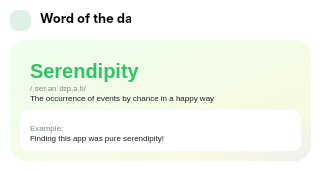
   <widget class="QFrame" name="wodd">
    <property name="geometry">
     <rect>
      <x>260</x>
      <y>180</y>
      <width>321</width>
      <height>171</height>
     </rect>
    </property>
    <property name="styleSheet">
     <string notr="true">QFrame {
    background: white;
    border-radius: 16px;
}</string>
    </property>
    <property name="frameShape">
     <enum>QFrame::StyledPanel</enum>
    </property>
    <property name="frameShadow">
     <enum>QFrame::Raised</enum>
    </property>
    <widget class="QLabel" name="label_21">
     <property name="geometry">
      <rect>
       <x>40</x>
       <y>10</y>
       <width>91</width>
       <height>16</height>
      </rect>
     </property>
     <property name="font">
      <font>
       <family>Inter</family>
       <pointsize>10</pointsize>
       <weight>75</weight>
       <bold>true</bold>
      </font>
     </property>
     <property name="text">
      <string>Word of the day!</string>
     </property>
    </widget>
    <widget class="QLabel" name="label_22">
     <property name="geometry">
      <rect>
       <x>10</x>
       <y>10</y>
       <width>21</width>
       <height>21</height>
      </rect>
     </property>
     <property name="font">
      <font>
       <pointsize>-1</pointsize>
       <weight>87</weight>
       <bold>true</bold>
      </font>
     </property>
     <property name="styleSheet">
      <string notr="true">QLabel{
    background: #dff1e6;
    color: #22c55e;
    border-radius: 8px;
    font-size: 8px;
    font-weight: 700;
    padding: 4px 10px;
}</string>
     </property>
     <property name="text">
      <string/>
     </property>
     <property name="alignment">
      <set>Qt::AlignCenter</set>
     </property>
    </widget>
    <widget class="QFrame" name="frame">
     <property name="geometry">
      <rect>
       <x>10</x>
       <y>40</y>
       <width>301</width>
       <height>121</height>
      </rect>
     </property>
     <property name="styleSheet">
      <string notr="true">QFrame{
    border-radius: 16px;
    border: 1px solid #rgb(35, 236, 68);
background:qlineargradient(spread:pad, x1:0, y1:0, x2:1, y2:1, stop:0 rgba(155, 255, 153, 42), stop:0.801136 rgba(205, 220, 57, 37), stop:1 rgba(220, 220, 220, 118))}</string>
     </property>
     <property name="frameShape">
      <enum>QFrame::StyledPanel</enum>
     </property>
     <property name="frameShadow">
      <enum>QFrame::Raised</enum>
     </property>
     <widget class="QLabel" name="label_23">
      <property name="geometry">
       <rect>
        <x>20</x>
        <y>10</y>
        <width>141</width>
        <height>41</height>
       </rect>
      </property>
      <property name="font">
       <font>
        <pointsize>-1</pointsize>
        <weight>87</weight>
        <bold>true</bold>
       </font>
      </property>
      <property name="styleSheet">
       <string notr="true">QLabel{
    background: transparent;
    color: #2fc463;
    font-size: 20px;
    font-weight: 700;
    border: none;
}</string>
      </property>
      <property name="text">
       <string>Serendipity</string>
      </property>
     </widget>
     <widget class="QLabel" name="label_phienam">
      <property name="geometry">
       <rect>
        <x>20</x>
        <y>40</y>
        <width>71</width>
        <height>16</height>
       </rect>
      </property>
      <property name="font">
       <font>
        <pointsize>-1</pointsize>
       </font>
      </property>
      <property name="styleSheet">
       <string notr="true">QLabel{
    background: transparent;
    color: #7c8a7e;
    font-size: 8px;
    border: none;
}</string>
      </property>
      <property name="text">
       <string>/ˌser.ənˈdɪp.ə.ti/</string>
      </property>
     </widget>
     <widget class="QLabel" name="label_defi">
      <property name="geometry">
       <rect>
        <x>20</x>
        <y>50</y>
        <width>261</width>
        <height>16</height>
       </rect>
      </property>
      <property name="font">
       <font>
        <pointsize>-1</pointsize>
       </font>
      </property>
      <property name="styleSheet">
       <string notr="true">QLabel{
    background: transparent;
    color: #1f1f1f;
    font-size: 8px;
    border: none;
}
</string>
      </property>
      <property name="text">
       <string>The occurrence of events by chance in a happy way</string>
      </property>
     </widget>
     <widget class="QFrame" name="frame_2">
      <property name="geometry">
       <rect>
        <x>10</x>
        <y>70</y>
        <width>281</width>
        <height>41</height>
       </rect>
      </property>
      <property name="styleSheet">
       <string notr="true">QFrame{
    background: #ffffff;
    border:none;
    border-radius: 8px;
}</string>
      </property>
      <property name="frameShape">
       <enum>QFrame::StyledPanel</enum>
      </property>
      <property name="frameShadow">
       <enum>QFrame::Raised</enum>
      </property>
      <widget class="QLabel" name="label_ex2">
       <property name="geometry">
        <rect>
         <x>10</x>
         <y>20</y>
         <width>261</width>
         <height>16</height>
        </rect>
       </property>
       <property name="font">
        <font>
         <pointsize>-1</pointsize>
        </font>
       </property>
       <property name="styleSheet">
        <string notr="true">QLabel{
    background: transparent;
    color: #1f1f1f;
    font-size: 8px;
    border: none;
}
</string>
       </property>
       <property name="text">
        <string>Finding this app was pure serendipity!</string>
       </property>
      </widget>
      <widget class="QLabel" name="label_ex">
       <property name="geometry">
        <rect>
         <x>10</x>
         <y>10</y>
         <width>71</width>
         <height>16</height>
        </rect>
       </property>
       <property name="font">
        <font>
         <pointsize>-1</pointsize>
        </font>
       </property>
       <property name="styleSheet">
        <string notr="true">QLabel{
    background: transparent;
    color: #7c8a7e;
    font-size: 8px;
    border: none;
}</string>
       </property>
       <property name="text">
        <string>Example:</string>
       </property>
      </widget>
     </widget>
    </widget>
   </widget>
